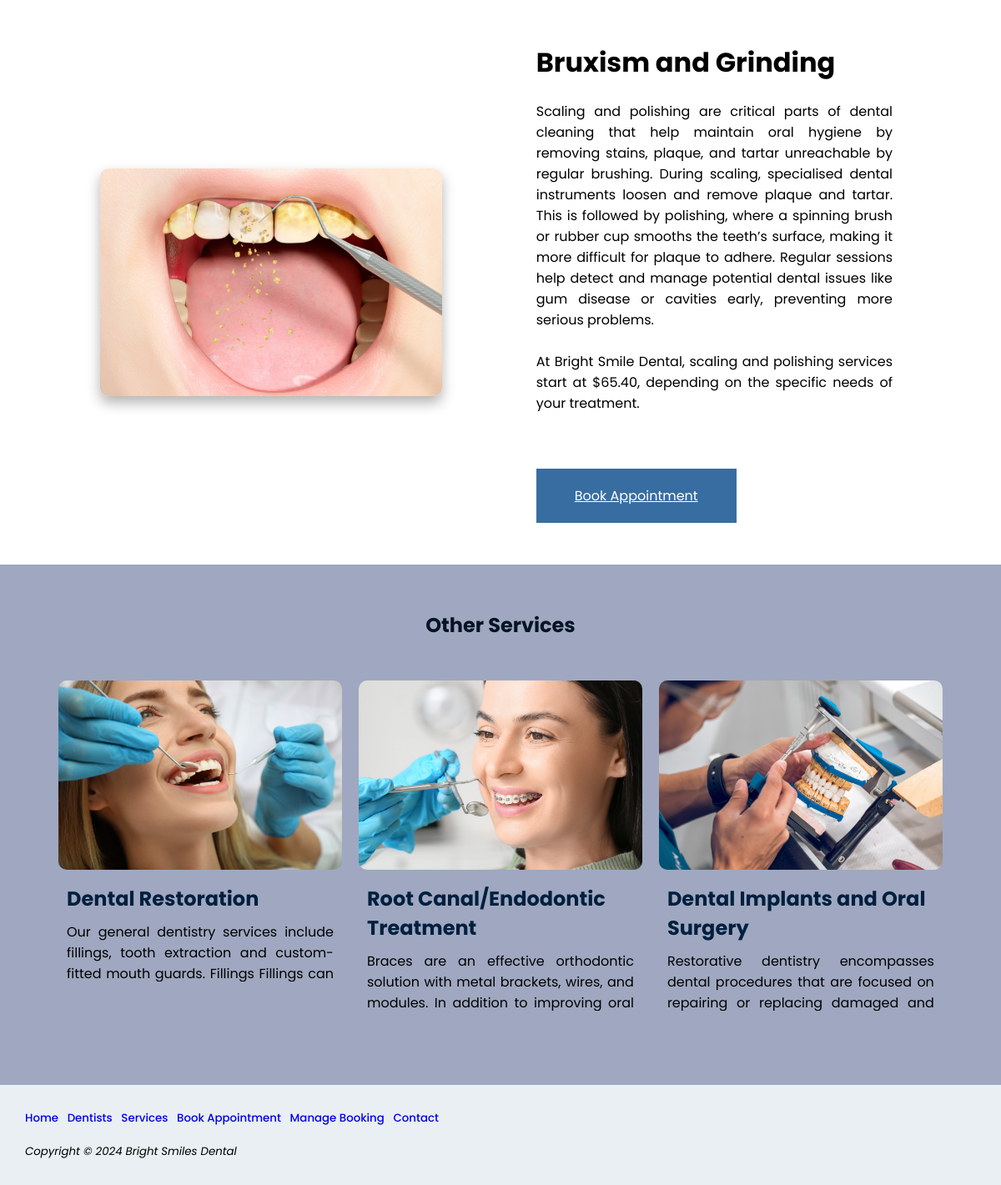
/Services/services_detail.php?service_id=3, run on the app's committed database.
### tables this page shows
CREATE TABLE Services (
    service_id INT PRIMARY KEY AUTO_INCREMENT,
    service_type VARCHAR(64),
    service_description TEXT,
    service_image VARCHAR(64)
);

### Services/services_detail.php (the view, shortened to what this page needs)
<!DOCTYPE html>
<html lang="en">
<head>
<link rel="stylesheet" href="../styles.css">
</head>
<body>
<div id="wrapper">
    <?php
        include '../dbconnect.php';
        $service_id = $_GET['service_id'] ?? '';
        $sql = "SELECT service_type, service_description, service_image FROM services WHERE service_id = ?";
        $stmt = $conn->prepare($sql);
        $stmt->bind_param("i", $service_id);
        $stmt->execute();
        $result = $stmt->get_result();
        $service = $result->fetch_assoc();
        if ($service) {
            echo "<div class='container_service'>";
            echo "<div id='service_image'>";
            echo "<img src='../Assets/{$service['service_image']}' width='400px' alt='temp'><br>";
            echo "</div>";
            echo "<div id='service_detail'>";
            echo "<h1>{$service['service_type']}</h1>";
            echo "<p>{$service['service_description']}</p>";
            echo "<br><br>";
            echo "<div id='book_appointment'>";
            echo "<a href='../Booking Appointment/book_appointment.php'>Book Appointment</a>";
            echo "</div>";
            echo "</div>";
            echo "</div>";
            $sql = "SELECT service_id, service_type, service_image, service_description FROM services WHERE service_id != ?";
            $stmt = $conn->prepare($sql);
            $stmt->bind_param("i", $service_id);
            $stmt->execute();
            $other_services = $stmt->get_result();
            echo "<div class='container_details'>";
            echo "<div id='details_header'><h2>Other Services</h2>";
            if ($other_services->num_rows > 0) {
                echo "<div class='container'>";
                while ($other_service = $other_services->fetch_assoc()) {
                    echo "<div class='box'>";
                    echo "<a href='?service_id={$other_service['service_id']}'>";
                    echo "<img src='../Assets/{$other_service['service_image']}' width='400px' alt='service'>";
                    echo "<h2>{$other_service['service_type']}</h2>";
                    $descriptionWords = explode(' ', strip_tags($other_service['service_description']));
                    $shortDescription = implode(' ', array_slice($descriptionWords, 0, 18)) . ' ...';
                    echo '<p class="service-description">' . htmlspecialchars($shortDescription) . '</p>';
                    echo "</a>";
                    echo "</div>";
                }
                echo "</div>";
            }
            echo "</div>";
            echo "</div>";
        } else {
            echo "<p>Service not found.</p>";
        }
    ?>
    <div id="footer"></div>
</div>
</body>
</html>

### styles.css (style rules this page uses)
body { margin:0px; width: 100%; font-family: 'Poppins', sans-serif; display: flex; justify-content: center; align-items: center; }
h2 { margin-block-start: 0.2em; margin-block-end: 0.2em; }
#wrapper { background-color:#FFFFFF; min-width:850px; width: 100%; font-family: "Poppins"; }
.container { padding: 20px; display: flex; flex-wrap: wrap; width: 90%; margin: auto; align-items: flex-start; }
.box { padding: 5px; margin: 20px 5px; overflow: hidden; text-align: justify; width: calc(33.33% - 10px); box-sizing: border-box; height: 450px; display:block; }
.box a { text-decoration: none; color: #001F3F; }
.box h2 { margin: 10px; text-align: left; }
.box p { margin: 10px; text-align: justify; }
.box img { width: 100%; height: auto; border-radius: 10px; }
#details_header { background-color: #9fa8c0; color: rgb(3, 20, 36); text-align: center; width: 100%; padding-top: 50px; }
.container_details { display: flex; flex-wrap: wrap; width: 100%; margin: auto; align-items: flex-start; }
.service-description { display: -webkit-box; display: flex; -webkit-box-orient: vertical; overflow: hidden; line-clamp: 3; max-height:4.5em; text-overflow: ellipsis; margin: 15px 20px; color: #000000; text-align: left; }
#service_detail { text-align: justify; }
#service_image { width: 60%; justify-content: center; display: flex; justify-content: left; }
#service_image img { height: auto; width: 80%; border-radius: 10px; box-shadow: 0 8px 16px rgba(0, 0, 0, 0.3); }
#service_detail { padding:10px; width: 50%; margin-bottom: 20px; }
#book_appointment { padding:20px; background-color: #386da1; width: 200px; text-align: center; }
#book_appointment a { color:#FFFFFF; }
.container_service { padding : 20px; display: flex; justify-content: center; width: 80%; margin: auto; align-items: center; }

### data on the page
services: service_image (picture), service_type "Bruxism and Grinding", service_description "Scaling and polishing are critical parts of dental cleaning that help maintain oral hygiene by removing stains, plaque, and tartar unreachable by regular brushing. During scaling, specialised dental instruments loosen and remove plaque and tartar. This is followed by polishing, where a spinning brush or rubber cup smooths the teeth’s surface, making it more difficult for plaque to adhere. Regular sessions help detect and manage potential dental issues like gum disease or cavities early, preventing more serious problems. At Bright Smile Dental, scaling and polishing services start at $65.40, depending on the specific needs of your treatment."
services: service_image (picture), service_type "Dental Restoration", shortDescription "Our general dentistry services include fillings, tooth extraction and custom-fitted mouth guards. Fillings Fillings can…"
services: service_image (picture), service_type "Root Canal/Endodontic Treatment", shortDescription "Braces are an effective orthodontic solution with metal brackets, wires, and modules. In addition to improving oral…"
services: service_image (picture), service_type "Dental Implants and Oral Surgery", shortDescription "Restorative dentistry encompasses dental procedures that are focused on repairing or replacing damaged and…"
